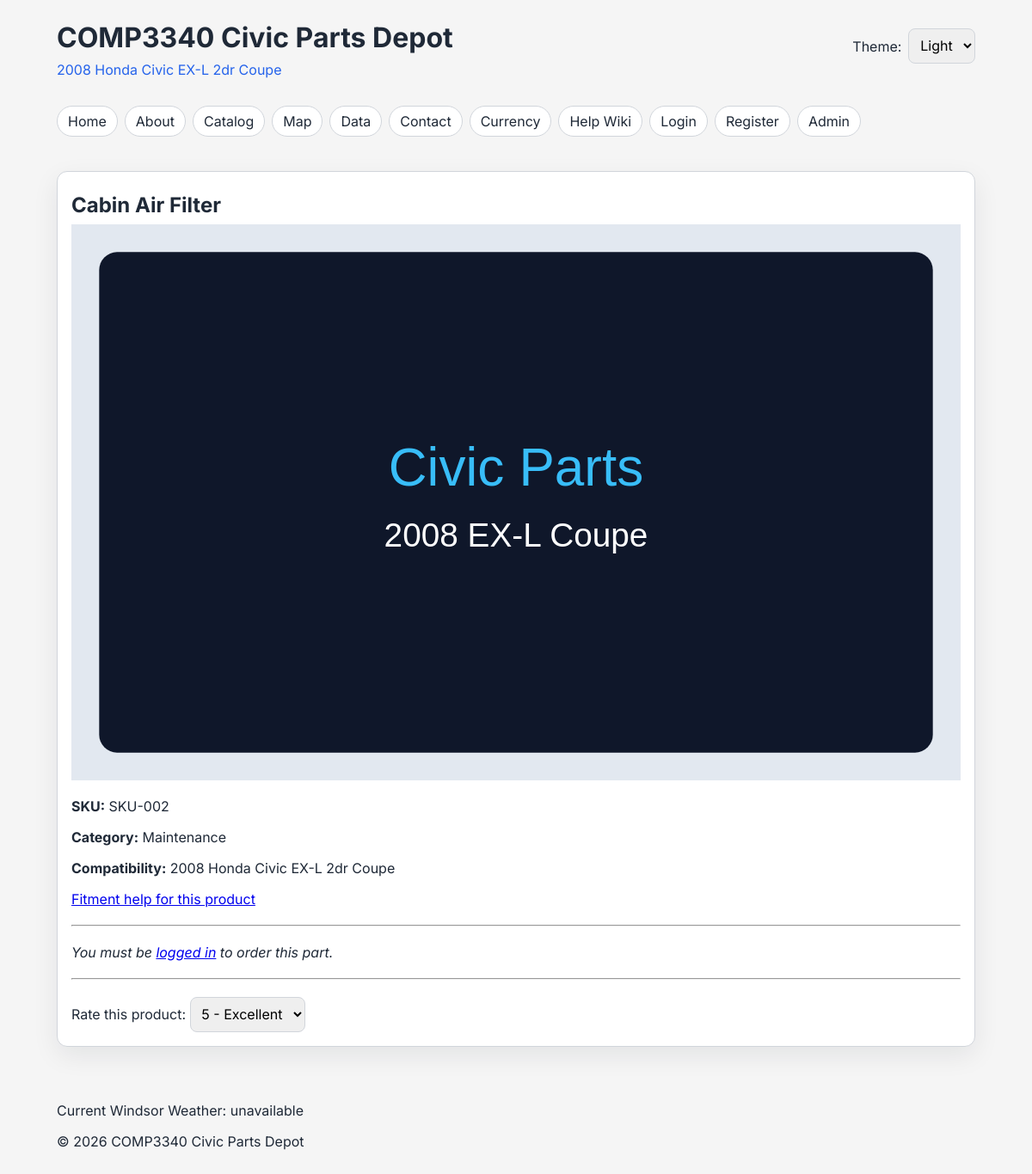
/product.php?id=2, run on the app's committed database.
### tables this page shows
CREATE TABLE IF NOT EXISTS products (
  id INT UNSIGNED AUTO_INCREMENT PRIMARY KEY,
  sku VARCHAR(20) NOT NULL UNIQUE,
  category VARCHAR(80) NOT NULL,
  name VARCHAR(160) NOT NULL,
  compatibility VARCHAR(255) NOT NULL,
  image_path VARCHAR(255) NOT NULL,
  created_at TIMESTAMP NOT NULL DEFAULT CURRENT_TIMESTAMP
);

### includes/db.php (called while the page is built, shortened)
<?php
require_once __DIR__ . '/../config.php';
function db(): PDO
{
    global $DB_HOST, $DB_PORT, $DB_NAME, $DB_USER, $DB_PASS, $DB_CHARSET;
    $dsn = "mysql:host={$DB_HOST};port={$DB_PORT};dbname={$DB_NAME};charset={$DB_CHARSET}";
    $pdo = new PDO($dsn, $DB_USER, $DB_PASS, [
        PDO::ATTR_ERRMODE => PDO::ERRMODE_EXCEPTION,
        PDO::ATTR_DEFAULT_FETCH_MODE => PDO::FETCH_ASSOC,
        PDO::ATTR_EMULATE_PREPARES => false,
    ]);
    return $pdo;
}

### includes/auth.php (called while the page is built, shortened)
<?php
function current_user(): ?array
{
    return $_SESSION['user'] ?? null;
}

### product.php (the view, shortened to what this page needs)
<?php
require_once __DIR__ . '/config.php';
require_once __DIR__ . '/includes/db.php';
require_once __DIR__ . '/includes/auth.php';
$id = isset($_GET['id']) ? (int)$_GET['id'] : 1;
$user = current_user();
require_once __DIR__ . '/includes/header.php';
$stmt = db()->prepare("SELECT id, sku, category, name, compatibility, image_path FROM products WHERE id = :id LIMIT 1");
$stmt->execute([':id' => $id]);
$product = $stmt->fetch();
?>
<main>
  <section class="panel">
    <?php if (!$product): ?>
      <h2>Product not found</h2>
    <?php else: ?>
      <h2><?= htmlspecialchars((string)($product['name'] ?? '')) ?></h2>
      <img src="<?= htmlspecialchars((string)($product['image_path'] ?? '')) ?>" alt="<?= htmlspecialchars((string)($product['name'] ?? '')) ?>" />
      <p><strong>SKU:</strong> <?= htmlspecialchars((string)($product['sku'] ?? '')) ?></p>
      <p><strong>Category:</strong> <?= htmlspecialchars((string)($product['category'] ?? '')) ?></p>
      <p><strong>Compatibility:</strong> <?= htmlspecialchars((string)($product['compatibility'] ?? '')) ?></p>
      <p><a href="help-fitment.html">Fitment help for this product</a></p>
      <hr style="margin: 20px 0;" />
      <?php if ($user): ?>
          <form method="post" action="">
              <button type="submit" name="place_order" style="padding: 10px 20px; font-size: 1.1em; cursor: pointer;">
                  Order this Part
              </button>
          </form>
      <?php else: ?>
          <p><em>You must be <a href="login.php">logged in</a> to order this part.</em></p>
      <?php endif; ?>
      <hr style="margin: 20px 0;" />
      <label for="rating">Rate this product:</label>
      <select id="rating" aria-label="Rate this product">
        <option>5 - Excellent</option>
      </select>
    <?php endif; ?>
  </section>
</main>
<?php require_once __DIR__ . '/includes/footer.php'; ?>

### style.css (style rules this page uses)
:root { --bg: #f5f5f5; --card: #ffffff; --text: #1f2937; --accent: #2563eb; --border: #d1d5db; --shadow: 0 10px 30px rgba(15, 23, 42, 0.08); }
body.light-theme { --bg: #f5f5f5; --card: #ffffff; --text: #1f2937; --accent: #2563eb; --border: #d1d5db; }
* { box-sizing: border-box; }
body { margin: 0; font-family: "Inter", Arial, sans-serif; background: var(--bg); color: var(--text); transition: background-color 0.25s ease, color 0.25s ease; }
header, nav, main, footer { max-width: 1100px; margin: 0 auto; padding: 1rem; }
h1, h2, h3 { margin: 0.5rem 0; }
.panel { border: 1px solid var(--border); background: var(--card); border-radius: 12px; padding: 1rem; margin-bottom: 1rem; box-shadow: var(--shadow); }
input, textarea, select, button { padding: 0.55rem; border: 1px solid var(--border); border-radius: 8px; font: inherit; }

### data on the page
products: name "Cabin Air Filter", image_path (picture), sku "SKU-002", category "Maintenance", compatibility "2008 Honda Civic EX-L 2dr Coupe"

### other printed values
$APP_NAME "COMP3340 Civic Parts Depot"
